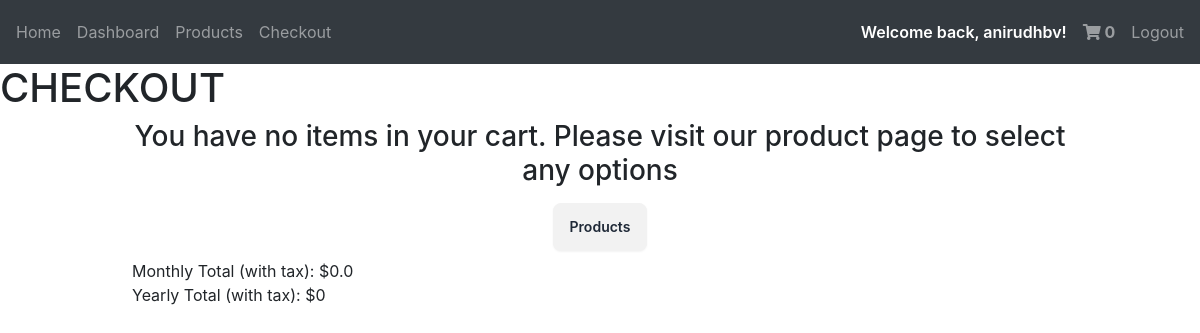
The app's page /checkout (signed in), older data.
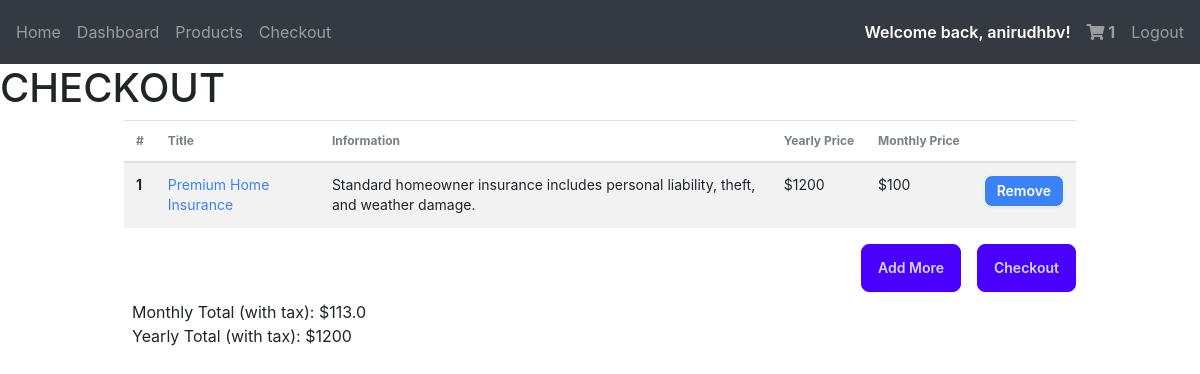
The same page, newer data.
### docs/models.py (models this page shows)
class Cart(db.Model):
  id = db.Column(db.Integer(), primary_key = True)
  title =  db.Column(db.String(length = 45), nullable = False)
  type =  db.Column(db.String(length = 45), nullable = False)
  yearly_price = db.Column(db.Integer(), nullable = False)
  month_price = db.Column(db.Integer(), nullable = False)
  mini_description = db.Column(db.String(length = 100), nullable = False)
  description = db.Column(db.String(length = 100), nullable = False)
  colour = db.Column(db.String(length = 100), nullable = False)
  tier = db.Column(db.String(length = 100), nullable = False)
  owner = db.Column(db.Integer(), db.ForeignKey("user.id"))

### docs/routes.py (the view)
@login_required
@app.route("/checkout", methods = ["POST", "GET"])
def checkout_page():
  if not current_user.is_authenticated:
    return redirect(url_for("login_page"))
  cart_items = Cart.query.filter_by(owner = current_user.id)
  cart_count = Cart.query.filter_by(owner = current_user.id).count()
  if request.method == "POST":
      for item in cart_items:
        id = item.id
        title = item.title
        type = item.type
        yearly_price = item.yearly_price
        month_price = item.month_price
        mini_description = item.mini_description
        description = item.description
        colour = item.colour
        tier = item.tier
        new_purchase = Purchases(
          title=title, type=type, yearly_price=yearly_price,
          month_price=month_price, owner=current_user.id, status="PENDING" )
        db.session.add(new_purchase)
        db.session.commit()
        cart_item = Cart.query.filter_by(id=id).first()
        db.session.delete(cart_item)
        db.session.commit()
        flash(f"Added {title} to your purchases!", category="success")
      return redirect(url_for("dashboard_page"))
  elif request.method == "GET":
    cart_items = Cart.query.filter_by(owner = current_user.id).all()
  monthly_total = 0
  for item in cart_items:
    monthly_total += item.month_price
  monthly_total = monthly_total * 1.13
  monthly_total = round(monthly_total, 2)
  yearly_total = 0
  for item in cart_items:
    yearly_total += item.yearly_price
  yearly_total = round(yearly_total, 2)
  discount=0
  if len(cart_items) == 2:
    yearly_total = yearly_total * 0.9
    monthly_total = monthly_total * 0.9
    discount = 10
  elif len(cart_items) > 2:
    yearly_total = yearly_total * 0.8
    monthly_total = monthly_total * 0.8
    discount = 20
  else:
    yearly_total = yearly_total
    monthly_total = monthly_total
    discount = 0
  approved_types = ""
  if cart_items != []:
    for item in cart_items:
      approved_types += item.type + " + "
    approved_types = approved_types[:-3]
  else:
    approved_types = 0
  return render_template("checkout.html", cart_count = cart_count, cart_items = cart_items, monthly_total = monthly_total, yearly_total = yearly_total, discount = discount, approved_types = approved_types)

### docs/models.py (called while the page is built)
@loginmanager.user_loader #Required property for the users to be authenticated
def load_user(user_id):
    return User.query.get(user_id)

### docs/templates/checkout.html (shortened to what this page needs)
{% extends "base.html" %} {%block head%} {%endblock %} {% block body %} {% if
current_user.is_authenticated %}
<h1 class="h1">CHECKOUT</h1>
<div class="w-5/6 mx-auto px-4">
  <div class="overflow-x-auto">
    <table class="table">
      {% if cart_items %}
      <thead>
        <tr>
          <th>#</th>
          <th>Title</th>
          <th>Information</th>
          <th>Yearly Price</th>
          <th>Monthly Price</th>
          <th></th>
        </tr>
      </thead>
      {% set count = 1 %} {% for cart_item in cart_items %}
      <tbody>
        <tr class="bg-base-200">
          <th>{{ loop.index }}</th>
          <td class="text-{{cart_item.colour}}-500">{{cart_item.title}}</td>
          <td>{{cart_item.mini_description}}</td>
          <td>${{cart_item.yearly_price}}</td>
          <td>${{cart_item.month_price}}</td>
          <td>
            <a
              href="/delete?cart_item_id={{cart_item.id}}"
              class="btn btn-sm bg-{{cart_item.colour}}-500 text-white"
            >
              Remove
            </a>
          </td>
        </tr>
        {% endfor %}
      </tbody>
    </table>
    <div class="flex justify-end gap-4">
      <a href="/products" class="btn btn-primary">Add More</a>
      <form method="POST">
        <button type="submit" class="btn btn-primary">Checkout</button>
      </form>
    </div>
    {% else %}
    <div class="mx-auto flex flex-col gap-2 justify-center items-center">
      <h1 class="h3 text-center">
        You have no items in your cart. Please visit our product page
        to select any options
      </h1>
      <a href="/products" class="btn btn-md mx-auto">Products</a>
    </div>
    {% endif %}
    <div class="p-2">
      <p>Monthly Total (with tax): ${{ monthly_total }}</p>
      <p>Yearly Total (with tax): ${{ yearly_total }}</p>
      {% endif %}
    </div>
  </div>
  {% endblock %}

### docs/templates/base.html (shortened to what this page needs)
<!DOCTYPE html>
<html lang="en" data-theme="light">
  <head>
    <link
      rel="stylesheet"
      href="https://stackpath.bootstrapcdn.com/bootstrap/4.4.1/css/bootstrap.min.css"
    />
    <link
      rel="stylesheet"
      href="https://cdnjs.cloudflare.com/ajax/libs/font-awesome/5.15.3/css/all.min.css"
    />
    <link
      rel="stylesheet"
      href="https://stackpath.bootstrapcdn.com/font-awesome/4.7.0/css/font-awesome.min.css"
    />
    <link
      href="https://cdn.jsdelivr.net/npm/daisyui@4.12.10/dist/full.min.css"
      rel="stylesheet"
      type="text/css"
    />
    <link
      href="https://cdn.jsdelivr.net/npm/daisyui@4.12.10/dist/full.min.css"
      rel="stylesheet"
      type="text/css"
    />
    <script src="https://cdn.tailwindcss.com"></script>
  </head>
  <body class="bg-white" style="background-color: white">
    <nav class="navbar navbar-expand-lg navbar-dark bg-dark">
      <div class="collapse navbar-collapse" id="navbar">
        <div class="navbar-nav flex-grow-1">
          <a class="nav-item nav-link" id="home" href="/">Home</a>
          {% if current_user.is_authenticated %}
          <a class="nav-item nav-link" id="dashboard" href="/dashboard"
            >Dashboard</a
          >
          <a class="nav-item nav-link" id="products" href="/products"
            >Products</a
          >
          <a class="nav-item nav-link" id="checkout" href="/checkout"
            >Checkout</a
          >
          <div class="ml-auto d-flex align-items-center">
            <p class="font-semibold text-white my-auto mx-2">
              Welcome back, {{current_user.username}}!
            </p>
            <a
              class="nav-item nav-link font-bold"
              id="shopping-cart"
              href="/checkout"
            >
              <i class="fas fa-shopping-cart"></i>
              {% if current_user.is_authenticated %} {{cart_count}} {% endif %}
            </a>
            <a class="nav-item nav-link" id="logout" href="/logout">Logout</a>
          </div>
          {% endif %}
        </div>
      </div>
    </nav>
    {% block body %}{% endblock %}
  </body>
</html>

Row changes from the older to the newer data that the page shows:
added Cart: title "Premium Home Insurance", mini_description "Standard homeowner insurance includes personal liability, theft, and weather damage.", yearly_price "1200", month_price "100"
Text that changed along with them:
{{ cart_count }}: "0" → "1"
{{ monthly_total }}: "0.0" → "113.0"
{{ yearly_total }}: "0" → "1200"
text no longer shown: "You have no items in your cart. Please visit our product page to select any options Products"
text now shown: "# Title Information Yearly Price Monthly Price Add More Checkout"
